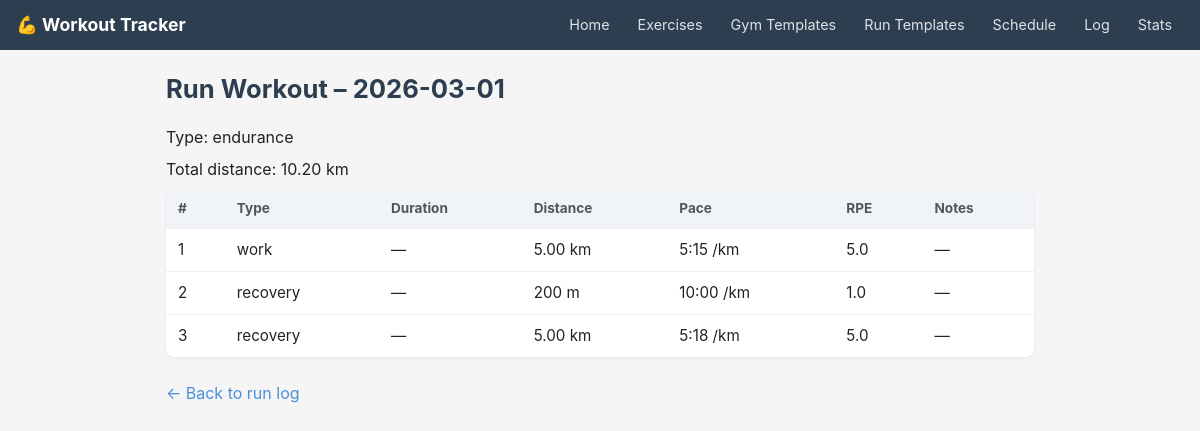
/log/run/2, run on the app's committed database.
### tables this page shows
CREATE TABLE completed_run_workouts (
        id                     INTEGER PRIMARY KEY AUTOINCREMENT,
        date                   TEXT NOT NULL,
        run_template_id        INTEGER REFERENCES run_templates(id),  -- soft reference, nullable
        run_type               TEXT NOT NULL,
        total_distance_meters  REAL,
        total_duration_seconds INTEGER,
        garmin_activity_id     TEXT,
        notes                  TEXT
    );

CREATE TABLE completed_run_segments (
        id                      INTEGER PRIMARY KEY AUTOINCREMENT,
        workout_id              INTEGER NOT NULL REFERENCES completed_run_workouts(id) ON DELETE CASCADE,
        order_index             INTEGER NOT NULL,
        segment_type            TEXT NOT NULL,
        actual_duration_seconds INTEGER,
        actual_distance_meters  REAL,
        actual_pace_min_per_km  REAL,
        actual_rpe              REAL,
        notes                   TEXT
    );

### routers/completed_run.py (the view)
@router.get("/{workout_id}", response_class=HTMLResponse)
def view_run_log(request: Request, workout_id: int):
    conn = get_connection()
    workout = conn.execute("""
        SELECT crw.*, rt.name as template_name
        FROM completed_run_workouts crw
        LEFT JOIN run_templates rt ON rt.id = crw.run_template_id
        WHERE crw.id = ?
    """, (workout_id,)).fetchone()
    if not workout:
        conn.close()
        return HTMLResponse("Workout not found", status_code=404)
    segments = conn.execute("""
        SELECT * FROM completed_run_segments
        WHERE workout_id = ?
        ORDER BY order_index
    """, (workout_id,)).fetchall()
    conn.close()
    return templates.TemplateResponse("completed_run/view.html", {
        "request": request,
        "workout": workout,
        "segments": segments
    })

### templates/completed_run/view.html (shortened to what this page needs)
{% extends "base.html" %}
{% block content %}
<h1>Run Workout – {{ workout.date }}</h1>
<p>Type: {{ workout.run_type }}</p>
<p>
    {% if workout.total_distance_meters %}
        Total distance: {{ "%.2f"|format(workout.total_distance_meters / 1000) }} km
    {% endif %}
</p>
<table>
    <thead>
        <tr>
            <th>#</th>
            <th>Type</th>
            <th>Duration</th>
            <th>Distance</th>
            <th>Pace</th>
            <th>RPE</th>
            <th>Notes</th>
        </tr>
    </thead>
    <tbody>
        {% for seg in segments %}
        <tr>
            <td>{{ seg.order_index + 1 }}</td>
            <td>{{ seg.segment_type }}</td>
            <td>
                {% if seg.actual_duration_seconds %}
                    {% set m = seg.actual_duration_seconds // 60 %}
                    {% set s = seg.actual_duration_seconds % 60 %}
                    {{ m }}:{{ "%02d"|format(s) }}
                {% else %}—{% endif %}
            </td>
            <td>
                {% if seg.actual_distance_meters %}
                    {% if seg.actual_distance_meters >= 1000 %}
                        {{ "%.2f"|format(seg.actual_distance_meters / 1000) }} km
                    {% else %}
                        {{ seg.actual_distance_meters|int }} m
                    {% endif %}
                {% else %}—{% endif %}
            </td>
            <td>
                {% if seg.actual_pace_min_per_km %}
                    {% set pm = seg.actual_pace_min_per_km|int %}
                    {% set ps = ((seg.actual_pace_min_per_km - pm) * 60)|int %}
                    {{ pm }}:{{ "%02d"|format(ps) }} /km
                {% else %}—{% endif %}
            </td>
            <td>{{ seg.actual_rpe or "—" }}</td>
            <td>{{ seg.notes or "—" }}</td>
        </tr>
        {% endfor %}
    </tbody>
</table>
<br>
<a href="/log/run">← Back to run log</a>
{% endblock %}

### templates/base.html (style rules this page uses)
*, *::before, *::after { box-sizing: border-box; margin: 0; padding: 0; }
body { font-family: -apple-system, BlinkMacSystemFont, 'Segoe UI', sans-serif; font-size: 16px; line-height: 1.5; color: #222; background: #f5f5f5; }
h1 { font-size: 1.6rem; margin-bottom: 1rem; color: #2c3e50; }
p { margin-bottom: 0.5rem; }
table { width: 100%; border-collapse: collapse; margin-top: 0.5rem; background: white; border-radius: 8px; overflow: hidden; box-shadow: 0 1px 3px rgba(0,0,0,0.08); }
th { text-align: left; padding: 0.6rem 0.75rem; background: #f0f4f8; font-size: 0.85rem; color: #555; white-space: nowrap; }
td { padding: 0.6rem 0.75rem; border-top: 1px solid #eee; font-size: 0.95rem; }
a { color: #4a90d9; text-decoration: none; }

### data on the page
completed_run_workouts: date "2026-03-01", run_type "endurance", workout.total_distance_meters/1000 "10.20"
completed_run_segments: seg.order_index+1 "1", segment_type "work", seg.actual_distance_meters/1000 "5.00", pm "5", ps "15", actual_rpe "5.0", notes "—"
completed_run_segments: seg.order_index+1 "2", segment_type "recovery", actual_distance_meters "200", pm "10", ps "00", actual_rpe "1.0", notes "—"
completed_run_segments: seg.order_index+1 "3", segment_type "recovery", seg.actual_distance_meters/1000 "5.00", pm "5", ps "18", actual_rpe "5.0", notes "—"
